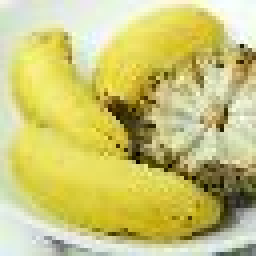
#> input picture p3_data/banana/banana_002.JPEG, 64 x 64 px (shown 4 times larger); its folder holds only this picture in this run
$ jupyter execute --allow-errors Visual_bag_of_words.ipynb   (older library calls are emulated)
#> lines starting #> are read from the running program, lines starting #| are printed output that depends on the picture
[cell 1]
import numpy as np
import os
import matplotlib.pyplot as plt
import random
from collections import defaultdict
from mpl_toolkits.mplot3d import Axes3D

[cell 2]
def read_images(directory):
#> called with directory = 'p3_data'
    x_train = []
    x_test = []
    y_train = []
    y_test = []
    for cat in os.listdir(directory):
        image_count = 0
        for image in os.listdir(directory+'/'+cat):
            image_count += 1
            temp_image = np.array(plt.imread(directory+'/'+cat+'/'+image))
#> temp_image is the input picture: shape (64, 64, 3); mean R, G, B 203, 197.5, 119.4
            if temp_image.shape[-1] != 3:
                temp_image = np.array([temp_image,temp_image,temp_image]).transpose(1,2,0)
            if image_count <= 375:
                x_train.append(temp_image)
                y_train.append(image)
            else:
                x_test.append(temp_image)
                y_test.append(image)
    return x_train,x_test, y_train, y_test

[cell 3]
x_train, x_test, y_train, y_test = read_images('p3_data')
#> x_train = 2 items; x_test = []; y_train = ['banana_002.JPEG', 'fountain_002.JPEG']; y_test = []

[cell 4]
def plot_portraits(images, h, w, n_row, n_col):
    plt.figure(figsize=(2.2 * n_col, 2.2 * n_row))
    plt.subplots_adjust(bottom=0, left=.01, right=.99, top=.90, hspace=.20)
    for i in range(n_row * n_col):
        plt.subplot(n_row, n_col, i + 1)
        plt.imshow(images[i].reshape((h, w,3)))
    return

[cell 5]
def cut_array2d(array, shape):
#> called with shape = (4, 4)
    arr_shape = np.shape(array)
#> arr_shape = (64, 64, 3)
    xcut = np.linspace(0,arr_shape[0],shape[0]+1).astype(np.int)
#> xcut = [0, 16, 32, 48, 64]
    ycut = np.linspace(0,arr_shape[1],shape[1]+1).astype(np.int)
#> ycut = [0, 16, 32, 48, 64]
    blocks = [];    xextent = [];    yextent = []
    for i in range(shape[0]):
        for j in range(shape[1]):
            blocks.append(np.array(array[xcut[i]:xcut[i+1],ycut[j]:ycut[j+1]]))
#> after the loop, blocks = 16 items
    return blocks

[cell 6]
def print_random_patches(directory):
    patches = []
    for cat in os.listdir(directory):
        image_path = directory+'/'+cat+'/'+os.listdir(directory+'/'+cat)[0]
        temp_image = np.array(plt.imread(image_path))
        if temp_image.shape[-1] != 3:
            temp_image = np.array([temp_image,temp_image,temp_image]).transpose(1,2,0)
        patches.extend(cut_array2d(temp_image,(4,4))[:4])
    patches = np.array(patches)

    plot_portraits(patches,16,16,4,4)

#> (the rest of this cell did not finish here and is left out)

[cell 7]
def flatten(images):
    image_patches = []
    for x in range(len(images)):
        temp_image = images[x]
        image_patches.extend(np.array(cut_array2d(temp_image,(4,4))))
#> this loop made 2 passes
#> (arr_shape in cut_array2d, ycut in cut_array2d) on passes 1 to 2: ((64, 64, 3), [0, 16, 32, 48, 64]), ((64, 64, 3), [0, 16, 32, 48, 64])
#> after the loop, image_patches = 32 items
    image_patches = np.array(image_patches)
    image_patches = image_patches.reshape((image_patches.shape[0],768))
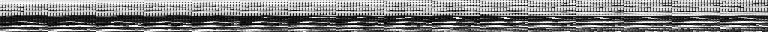
#> image_patches: shape (32, 768); min 0, max 255, mean 127.8
    return image_patches
x_train_patches = flatten(x_train)
x_test_patches = flatten(x_test)
#> x_test_patches = empty array

[cell 8]
def Kmeans(data,k,iteration):

    # randomly initialize k integers
#> called with k = 15, iteration = 5000
    random_samples = random.sample(range(data.shape[1]),k)
    # initialize centroids
    centroids = data[random_samples]
    # to record the move of the centroid:
    centroid_move = []
    # dictionary to record the class of a data point
    data_classes = defaultdict(list)
    # the total iteration
    stop_at = 0

    for i in range(iteration):
        # array to record the amount of data of a class
        class_array = np.zeros(k)
        # array to store data points based on its class
        new_centroids = np.zeros((k,data.shape[1]))

        # iterate over all data points and update the new centroids
        for x in range(data.shape[0]):
            cent_class = ((centroids-data[x])**2).mean(axis=1).argmin()
            class_array[cent_class] += 1
            new_centroids[cent_class] += data[x]
        for x in range(new_centroids.shape[0]):
            if class_array[x] != 0:
                new_centroids[x] = new_centroids[x]/class_array[x]
        dist = (centroids-new_centroids).sum()
        if dist==0:
            for x in range(data.shape[0]):
                cent_class = ((centroids-data[x])**2).mean(axis=1).argmin()
                data_classes[cent_class].append(x)
            break
        # print the centroid move in every  10 iterations
        if i%10 == 0:
            move=np.sqrt((centroids-new_centroids)**2).mean()
            centroid_move.append(move)
            print("Iteration: ",i,", centroid move: ",move)
        centroids = new_centroids
        stop_at = i
    return centroids,centroid_move,stop_at,data_classes

#> (the rest of this cell did not finish here and is left out)

#> (a cell that did not finish here is left out)

[cell 10]
def project_samples(sample_mean,n,eigenvectors,samples):
    centered_image = (samples-sample_mean)
    C = eigenvectors[:n]
    # shape of weights = (x,3)
    weights = np.dot(centered_image, C.T)
    return weights

[cell 11]
def PCA(samples):
    sample_mean = np.mean(samples,axis = 0)
#> sample_mean = 768 values, max 165 at index 648, min 79.66 at index 368, mean 127.8
    covariance = np.cov((samples - sample_mean).T)
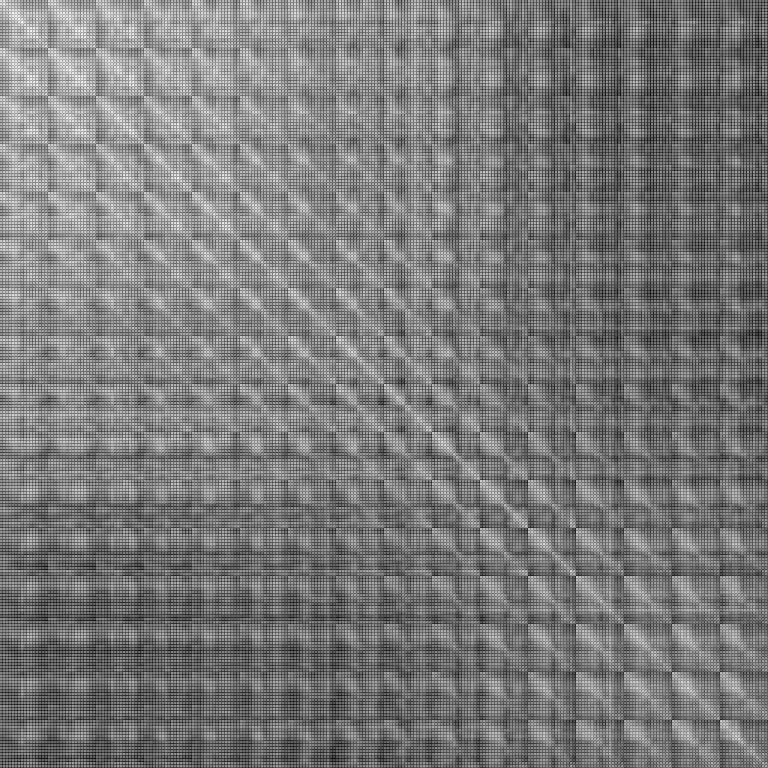
#> covariance: shape (768, 768) float64; min -1518.7, max 9741.2, mean 3875.8; drawn with min black and max white
    eigenvalues, eigenvectors = np.linalg.eig(covariance)
    idx = eigenvalues.argsort()[::-1]
#> idx = 768 values, max 767 at index 413, min 0 at index 0, mean 383.5
    eigenvalues = eigenvalues[idx]
    eigenvectors = eigenvectors[:,idx].astype(np.float64)
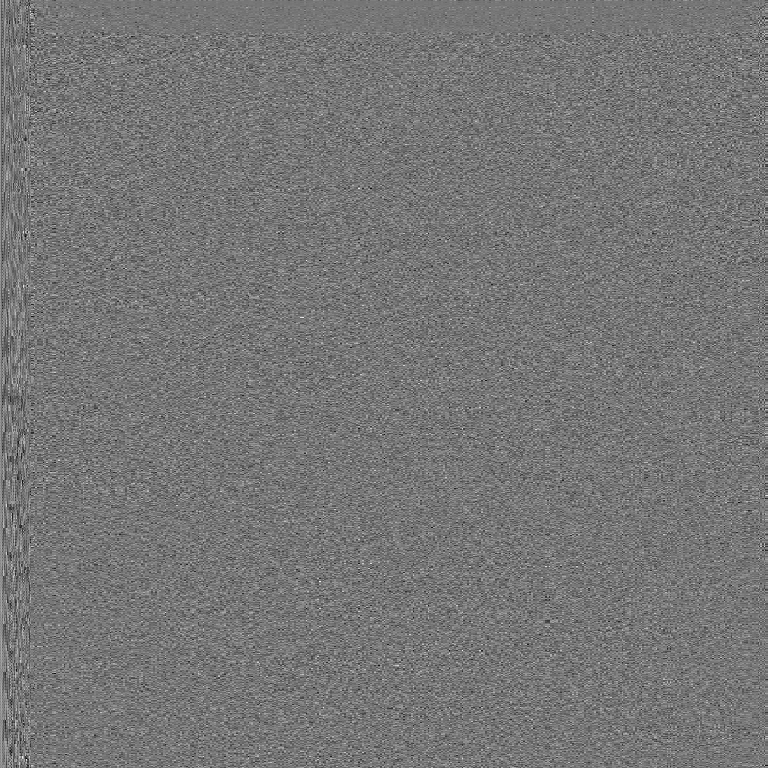
#> eigenvectors: shape (768, 768) float64; min -0.157, max 0.18, mean 4.16e-05; drawn with min black and max white
    eigenvectors = eigenvectors.T
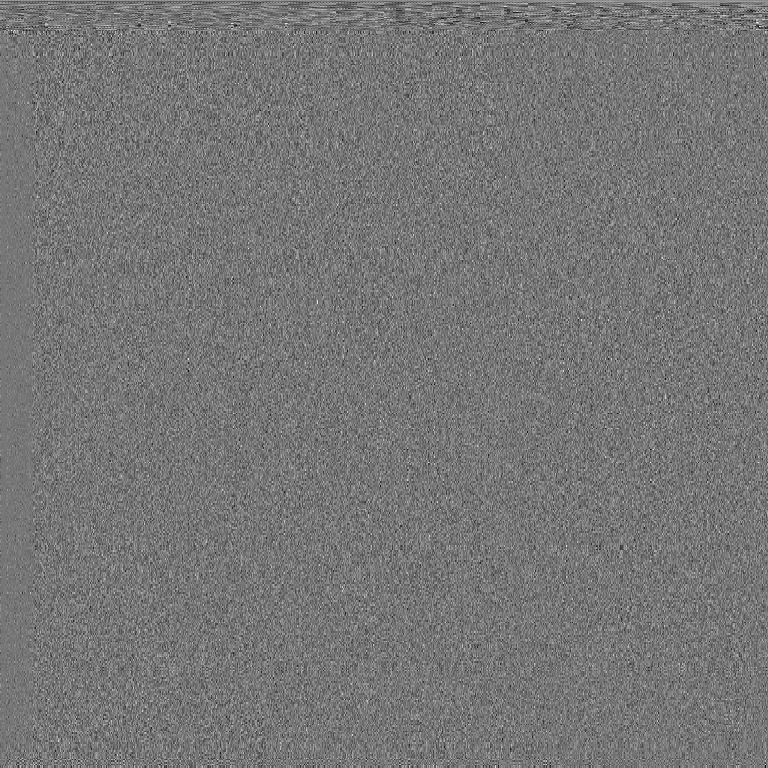
#> eigenvectors: shape (768, 768) float64; min -0.157, max 0.18, mean 4.16e-05; drawn with min black and max white
    return sample_mean,eigenvalues,eigenvectors
s_m,eigenvalues,eigenvectors = PCA(x_train_patches)
#> s_m has the same summary as sample_mean in PCA
weights = project_samples(s_m,3,eigenvectors,x_train_patches)
#> in project_samples, `centered_image = (samples-sample_mean)`:
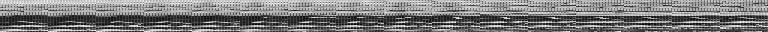
#> centered_image: shape (32, 768) float64; min -160, max 169.2, mean 0; drawn with min black and max white
#> in project_samples, `weights = np.dot(centered_image, C.T)`: weights = 32 rows, first 8: [2189.4, -193, -331.7], [2519.1, -100.6, -686.2], [1840, -573.8, 340.3], [1836.6, -819.1, -68.54], [1866.6, -57.67, 546.5], [1102.6, -360.3, 664.8], [542.5, -23.81, 574.1], [1394.2, 200.4, -162.2]
